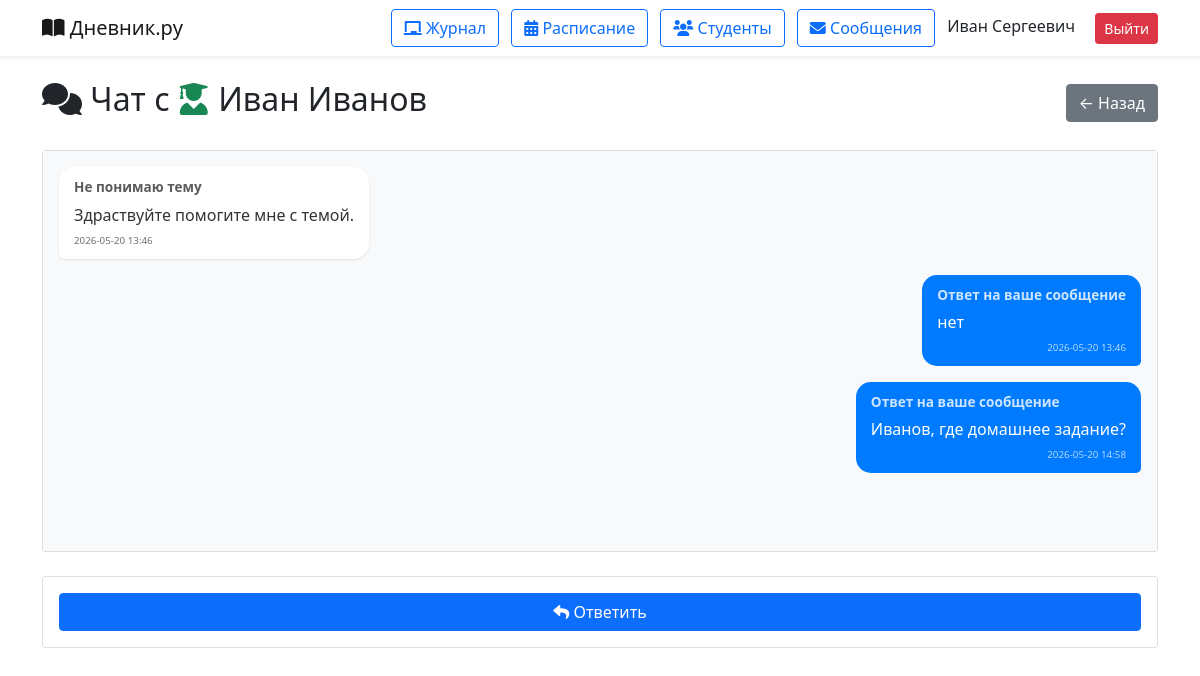
The app's page /messages/view/8 (signed in) with its own data.
### app.py (models this page shows, shortened)
class User(UserMixin, db.Model):
    id = db.Column(db.Integer, primary_key=True)
    username = db.Column(db.String(80), unique=True, nullable=False)
    password_hash = db.Column(db.String(200), nullable=False)
    role = db.Column(db.String(20), default='student')
    full_name = db.Column(db.String(100), nullable=False)
    group = db.Column(db.String(20))
    subject = db.Column(db.String(50))

class Message(db.Model):
    id = db.Column(db.Integer, primary_key=True)
    sender_id = db.Column(db.Integer, db.ForeignKey('user.id'), nullable=False)
    receiver_id = db.Column(db.Integer, db.ForeignKey('user.id'), nullable=False)
    subject = db.Column(db.String(200), nullable=False)
    message = db.Column(db.Text, nullable=False)
    is_read = db.Column(db.Boolean, default=False)
    created_at = db.Column(db.String(20), default=datetime.now().strftime('%Y-%m-%d %H:%M'))
    sender = db.relationship('User', foreign_keys=[sender_id])
    receiver = db.relationship('User', foreign_keys=[receiver_id])

### app.py (the view)
@app.route('/messages/view/<int:user_id>')
@login_required
def view_messages(user_id):
    other_user = User.query.get_or_404(user_id)
    Message.query.filter_by(sender_id=user_id, receiver_id=current_user.id, is_read=False).update({'is_read': True})
    db.session.commit()
    messages = Message.query.filter(
        ((Message.sender_id == current_user.id) & (Message.receiver_id == user_id)) |
        ((Message.sender_id == user_id) & (Message.receiver_id == current_user.id))
    ).order_by(Message.created_at).all()
    return render_template('view_messages.html', other_user=other_user, messages=messages, current_user=current_user)

### app.py (called while the page is built)
@login_manager.user_loader
def load_user(user_id):
    return User.query.get(int(user_id))

### templates/view_messages.html (shortened to what this page needs)
{% extends "base.html" %}
{% block content %}
<div class="d-flex justify-content-between align-items-center mb-4">
    <h2>
        <i class="fas fa-comments"></i>
        Чат с
        {% if other_user.role == 'teacher' %}
            <i class="fas fa-chalkboard-teacher text-primary"></i>
        {% else %}
            <i class="fas fa-user-graduate text-success"></i>
        {% endif %}
        {{ other_user.full_name }}
    </h2>
    <a href="/messages" class="btn btn-secondary">← Назад</a>
</div>
<div class="card mb-4">
    <div class="card-body p-0">
        <div class="chat-messages p-3" style="height: 400px; overflow-y: auto; background: #f8f9fa;">
            {% for msg in messages %}
                {% if msg.sender_id == current_user.id %}
                    <div class="d-flex justify-content-end mb-3">
                        <div class="message-sent">
                            <div class="message-subject"><strong>{{ msg.subject }}</strong></div>
                            <div class="message-text">{{ msg.message }}</div>
                            <div class="message-time text-end"><small>{{ msg.created_at }}</small></div>
                        </div>
                    </div>
                {% else %}
                    <div class="d-flex justify-content-start mb-3">
                        <div class="message-received">
                            <div class="message-subject"><strong>{{ msg.subject }}</strong></div>
                            <div class="message-text">{{ msg.message }}</div>
                            <div class="message-time"><small>{{ msg.created_at }}</small></div>
                        </div>
                    </div>
                {% endif %}
            {% else %}
                <div class="text-center py-5 text-muted">
                    <i class="fas fa-comment-dots fa-3x mb-3"></i>
                    <p>Нет сообщений с этим пользователем</p>
                    <p class="small">Напишите первое сообщение</p>
                </div>
            {% endfor %}
        </div>
    </div>
</div>
<div class="card">
    <div class="card-body">
        <a href="/messages/send/{{ other_user.id }}" class="btn btn-primary w-100">
            <i class="fas fa-reply"></i> Ответить
        </a>
    </div>
</div>
{% endblock %}

### templates/base.html (shortened to what this page needs)
<!DOCTYPE html>
<html lang="ru">
<head>
    <link href="https://cdn.jsdelivr.net/npm/bootstrap@5.1.3/dist/css/bootstrap.min.css" rel="stylesheet">
    <link href="https://cdnjs.cloudflare.com/ajax/libs/font-awesome/6.0.0/css/all.min.css" rel="stylesheet">
</head>
<body>
<nav class="navbar navbar-expand-lg navbar-light bg-white shadow-sm">
    <div class="container">
        <a class="navbar-brand" href="/"><i class="fas fa-book-open"></i> Дневник.ру</a>
        <div class="ms-auto">
            {% if current_user.is_authenticated %}
                {% if current_user.role == 'student' %}
                    <a href="/schedule" class="btn btn-outline-primary me-2"><i class="fas fa-calendar-alt"></i> Расписание</a>
                    <a href="/my_grades" class="btn btn-outline-primary me-2"><i class="fas fa-star"></i> Мои оценки</a>
                    <a href="/messages" class="btn btn-outline-primary me-2"><i class="fas fa-envelope"></i> Сообщения</a>
                {% elif current_user.role == 'teacher' %}
                    <a href="/teacher_journal" class="btn btn-outline-primary me-2"><i class="fas fa-chalkboard"></i> Журнал</a>
                    <a href="/teacher_schedule" class="btn btn-outline-primary me-2"><i class="fas fa-calendar-alt"></i> Расписание</a>
                    <a href="/teacher_students" class="btn btn-outline-primary me-2"><i class="fas fa-users"></i> Студенты</a>
                    <a href="/messages" class="btn btn-outline-primary me-2"><i class="fas fa-envelope"></i> Сообщения</a>
                {% elif current_user.role == 'admin' %}
                    <a href="/admin" class="btn btn-outline-primary me-2"><i class="fas fa-shield-alt"></i> Главная</a>
                {% endif %}
                <span class="me-3">{{ current_user.full_name }}</span>
                <a href="/logout" class="btn btn-sm btn-danger">Выйти</a>
            {% else %}
                <a href="/login" class="btn btn-primary">Войти</a>
                <a href="/register" class="btn btn-outline-primary">Регистрация</a>
            {% endif %}
        </div>
    </div>
</nav>
<div class="container py-4">
    {% block content %}{% endblock %}
</div>
</body>
</html>

### templates/view_messages.html (style rules this page uses)
.message-sent { background: #007bff; color: white; border-radius: 15px 15px 5px 15px; padding: 10px 15px; max-width: 70%; }
.message-received { background: white; color: #333; border-radius: 15px 15px 15px 5px; padding: 10px 15px; max-width: 70%; box-shadow: 0 1px 2px rgba(0,0,0,0.1); }
.message-subject { font-size: 0.85rem; margin-bottom: 5px; opacity: 0.8; }
.message-text { font-size: 1rem; margin-bottom: 5px; word-wrap: break-word; }
.message-time { font-size: 0.7rem; opacity: 0.7; }

### records on screen
User: full_name "Иван Сергеевич"
User: full_name "Иван Иванов"
Message: subject "Не понимаю тему", message "Здраствуйте помогите мне с темой.", created_at "2026-05-20 13:46"
Message: subject "Ответ на ваше сообщение", message "нет", created_at "2026-05-20 13:46"
Message: subject "Ответ на ваше сообщение", message "Иванов, где домашнее задание?", created_at "2026-05-20 14:58"
